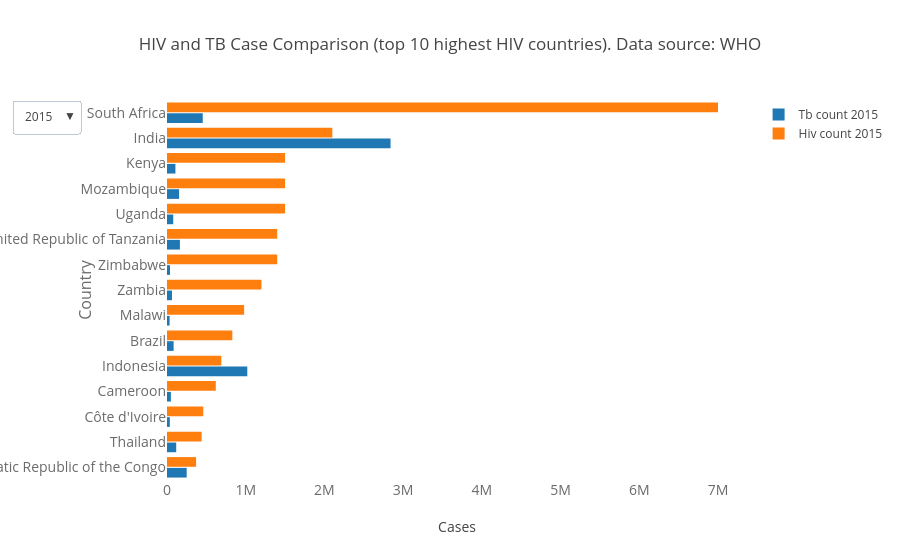

Source (notebook cell):
### Code cell
trace1 = go.Bar(
    y=tb2015_hivsort['country'][:15][::-1],
    x=tb2015_hivsort['hiv_cases'][:15][::-1],
    name='Hiv count 2015',
    orientation='h'
)
trace2 = go.Bar(
    y=tb2015_hivsort['country'][:15][::-1],
    x=tb2015_hivsort['tb_all_cases'][:15][::-1],
    name='Tb count 2015',
    orientation='h'
)

trace3 = go.Bar(
    y=tb2010_hivsort['country'][:15][::-1],
    x=tb2010_hivsort['hiv_cases'][:15][::-1],
    name='Hiv count 2010',
    orientation='h',
    visible=False
)
trace4 = go.Bar(
    y=tb2010_hivsort['country'][:15][::-1],
    x=tb2010_hivsort['tb_all_cases'][:15][::-1],
    name='Tb count 2010',
    orientation='h',
    visible=False
)

trace5 = go.Bar(
    y=tb2005_hivsort['country'][:15][::-1],
    x=tb2005_hivsort['hiv_cases'][:15][::-1],
    name='Hiv count 2005',
    orientation='h',
    visible=False
)
trace6 = go.Bar(
    y=tb2005_hivsort['country'][:15][::-1],
    x=tb2005_hivsort['tb_all_cases'][:15][::-1],
    name='Tb count 2005',
    orientation='h',
    visible=False
)

trace7 = go.Bar(
    y=tb2000_hivsort['country'][:15][::-1],
    x=tb2000_hivsort['hiv_cases'][:15][::-1],
    name='Hiv count 2000',
    orientation='h',
    visible=False
)
trace8 = go.Bar(
    y=tb2000_hivsort['country'][:15][::-1],
    x=tb2000_hivsort['tb_all_cases'][:15][::-1],
    name='Tb count 2000',
    orientation='h',
    visible=False
)

data = [trace2, trace1, trace4, trace3, trace6, trace5, trace8, trace7]
layout = go.Layout(
    title='HIV and TB Case Comparison (top 10 highest HIV countries). Data source: WHO',
    xaxis=dict(
        title='Cases',
        tickfont=dict(
            size=14,
            color='rgb(107, 107, 107)'
        )
    ),
    yaxis=dict(
        title='Country',
        titlefont=dict(
            size=16,
            color='rgb(107, 107, 107)'
        ),
        tickfont=dict(
            size=14,
            color='rgb(107, 107, 107)'
        )
    ),
    barmode='group',
    bargap=0.15,
    bargroupgap=0.1,
    updatemenus=list([
        dict(
            x=-0.15,
            y=1,
            yanchor='top',
            buttons=list([
                dict(
                    args=['visible', [True, True, False, False, False, False, False, False]],
                    label='2015',
                    method='restyle'
                ),
                dict(
                    args=['visible',[False, False, True, True, False, False, False, False]],
                    label='2010',
                    method='restyle'
                ),
                dict(
                    args=['visible', [False, False, False, False, True, True, False, False]],
                    label='2005',
                    method='restyle'
                ),
                dict(
                    args=['visible', [False, False, False, False, False, False, True, True]],
                    label='2000',
                    method='restyle'
                )
            ]),
        )
    ])
)

fig = go.Figure(data=data, layout=layout)
py.iplot(fig, filename='style-bar')

### Figure 1 — Plotly figure (JSON) as saved in the notebook; plotly's stock layout.template omitted (floating-point values rounded to 4 significant figures)
{"data": [{"name": "Tb count 2015", "orientation": "h", "type": "bar", "x": [250000, 117000, 36000, 49000, 1020000, 84000, 33000, 63000, 38000, 164000, 79000, 154000, 107000, 2840000, 454000], "y": ["Democratic Republic of the Congo", "Thailand", "Côte d'Ivoire", "Cameroon", "Indonesia", "Brazil", "Malawi", "Zambia", "Zimbabwe", "United Republic of Tanzania", "Uganda", "Mozambique", "Kenya", "India", "South Africa"]}, {"name": "Hiv count 2015", "orientation": "h", "type": "bar", "x": [370000, 440000, 460000, 620000, 690000, 830000, 980000, 1200000, 1400000, 1400000, 1500000, 1500000, 1500000, 2100000, 7000000], "y": ["Democratic Republic of the Congo", "Thailand", "Côte d'Ivoire", "Cameroon", "Indonesia", "Brazil", "Malawi", "Zambia", "Zimbabwe", "United Republic of Tanzania", "Uganda", "Mozambique", "Kenya", "India", "South Africa"]}, {"name": "Tb count 2010", "orientation": "h", "type": "bar", "visible": false, "x": [216000, 39000, 121000, 1000000, 54000, 86000, 49000, 69000, 58000, 70000, 132000, 194000, 121000, 3050000, 489000], "y": ["Democratic Republic of the Congo", "Côte d'Ivoire", "Thailand", "Indonesia", "Cameroon", "Brazil", "Malawi", "Zambia", "Zimbabwe", "Uganda", "Mozambique", "United Republic of Tanzania", "Kenya", "India", "South Africa"]}, {"name": "Hiv count 2010", "orientation": "h", "type": "bar", "visible": false, "x": [450000, 470000, 480000, 500000, 580000, 700000, 960000, 1100000, 1200000, 1200000, 1300000, 1400000, 1400000, 2200000, 6400000], "y": ["Democratic Republic of the Congo", "Côte d'Ivoire", "Thailand", "Indonesia", "Cameroon", "Brazil", "Malawi", "Zambia", "Zimbabwe", "Uganda", "Mozambique", "United Republic of Tanzania", "Kenya", "India", "South Africa"]}, {"name": "Tb count 2005", "orientation": "h", "type": "bar", "visible": false, "x": [43000, 48000, 183000, 56000, 147000, 93000, 73000, 65000, 51000, 110000, 76000, 199000, 128000, 3190000, 451000], "y": ["Ghana", "Côte d'Ivoire", "Democratic Republic of the Congo", "Cameroon", "Thailand", "Brazil", "Zambia", "Uganda", "Malawi", "Mozambique", "Zimbabwe", "United Republic of Tanzania", "Kenya", "India", "South Africa"]}, {"name": "Hiv count 2005", "orientation": "h", "type": "bar", "visible": false, "x": [310000, 500000, 510000, 520000, 520000, 580000, 940000, 960000, 980000, 1000000, 1300000, 1300000, 1400000, 2300000, 6500000], "y": ["Ghana", "Côte d'Ivoire", "Democratic Republic of the Congo", "Cameroon", "Thailand", "Brazil", "Zambia", "Uganda", "Malawi", "Mozambique", "Zimbabwe", "United Republic of Tanzania", "Kenya", "India", "South Africa"]}, {"name": "Tb count 2000", "orientation": "h", "type": "bar", "visible": false, "x": [41000, 49000, 90000, 157000, 61000, 151000, 94000, 80000, 66000, 44000, 171000, 76000, 89000, 3040000, 263000], "y": ["Ghana", "Cameroon", "Brazil", "Democratic Republic of the Congo", "Côte d'Ivoire", "Thailand", "Mozambique", "Zambia", "Uganda", "Malawi", "United Republic of Tanzania", "Zimbabwe", "Kenya", "India", "South Africa"]}, {"name": "Hiv count 2000", "orientation": "h", "type": "bar", "visible": false, "x": [310000, 460000, 460000, 490000, 540000, 630000, 660000, 900000, 970000, 980000, 1300000, 1700000, 1700000, 2000000, 5300000], "y": ["Ghana", "Cameroon", "Brazil", "Democratic Republic of the Congo", "Côte d'Ivoire", "Thailand", "Mozambique", "Zambia", "Uganda", "Malawi", "United Republic of Tanzania", "Zimbabwe", "Kenya", "India", "South Africa"]}], "layout": {"bargap": 0.15, "bargroupgap": 0.1, "barmode": "group", "title": "HIV and TB Case Comparison (top 10 highest HIV countries). Data source: WHO", "updatemenus": [{"buttons": [{"args": ["visible", [true, true, false, false, false, false, false, false]], "label": "2015", "method": "restyle"}, {"args": ["visible", [false, false, true, true, false, false, false, false]], "label": "2010", "method": "restyle"}, {"args": ["visible", [false, false, false, false, true, true, false, false]], "label": "2005", "method": "restyle"}, {"args": ["visible", [false, false, false, false, false, false, true, true]], "label": "2000", "method": "restyle"}], "x": -0.15, "y": 1, "yanchor": "top"}], "xaxis": {"tickfont": {"color": "rgb(107, 107, 107)", "size": 14}, "title": "Cases"}, "yaxis": {"tickfont": {"color": "rgb(107, 107, 107)", "size": 14}, "title": "Country", "titlefont": {"color": "rgb(107, 107, 107)", "size": 16}}}}
